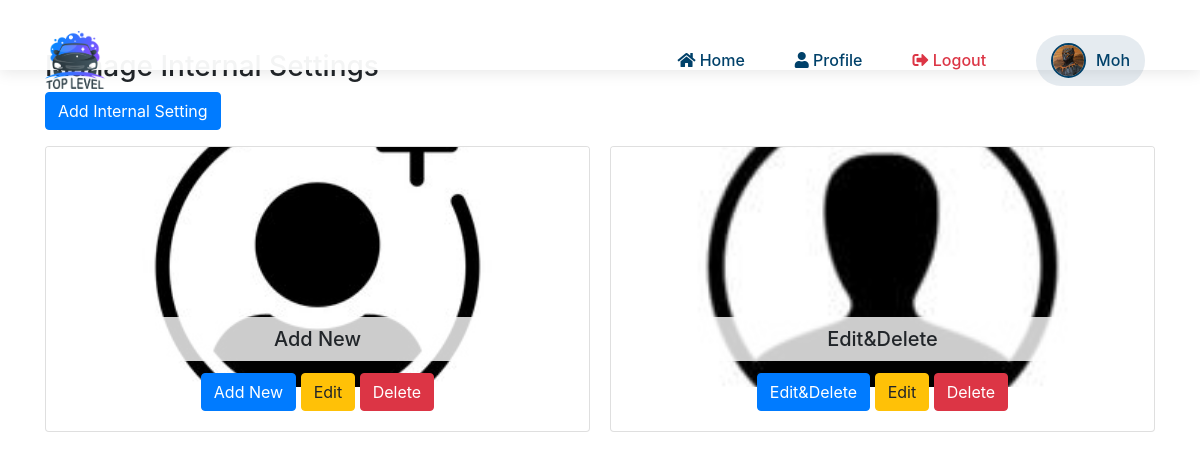
Screenshot of /manage_internal_settings.php?external_id=2 (signed in) with the database file from the repository.
### tables this page shows
CREATE TABLE `internal_settings` (
  `id` int(11) NOT NULL,
  `external_id` int(11) NOT NULL,
  `name` varchar(255) NOT NULL,
  `link` varchar(255) NOT NULL,
  `image` varchar(255) NOT NULL
);

### manage_internal_settings.php (the view, shortened to what this page needs)
<?php
include('db.php');
$external_id = $_GET['external_id'];
$sql = "SELECT * FROM internal_settings WHERE external_id = ?";
$stmt = $conn->prepare($sql);
$stmt->bind_param("i", $external_id);
$stmt->execute();
$result = $stmt->get_result();
?>
<!DOCTYPE html>
<html lang="en">
<head>
    <link rel="stylesheet" href="https://stackpath.bootstrapcdn.com/bootstrap/4.5.2/css/bootstrap.min.css">
</head>
<body>
    <?php include 'nav.php'; ?>
    <div class="container">
        <h3>Manage Internal Settings</h3>
        <a href="add_internal_setting.php?external_id=<?php echo $external_id; ?>" class="btn btn-primary mb-3">Add Internal Setting</a>
        <div class="card-container">
            <?php while ($setting = $result->fetch_assoc()): ?>
                <div class="card">
                    <img src="<?php echo htmlspecialchars($setting['image']); ?>" alt="<?php echo htmlspecialchars($setting['name']); ?>">
                    <div class="card-body text-center">
                        <h5 class="card-title"><?php echo htmlspecialchars($setting['name']); ?></h5>
                        <a href="<?php echo htmlspecialchars($setting['link']); ?>" class="btn btn-primary"><?php echo htmlspecialchars($setting['name']); ?></a>
                        <a href="edit_internal_setting.php?id=<?php echo $setting['id']; ?>&external_id=<?php echo $external_id; ?>" class="btn btn-warning">Edit</a>
                        <a href="delete_internal_setting.php?id=<?php echo $setting['id']; ?>&external_id=<?php echo $external_id; ?>" class="btn btn-danger" onclick="return confirm('Are you sure you want to delete this setting?')">Delete</a>
                    </div>
                </div>
            <?php endwhile; ?>
        </div>
    </div>
</body>
</html>

### manage_internal_settings.php (style rules this page uses)
body { font-family: 'Poppins', sans-serif; background-color: #f4f4f4; }
.container { margin-top: 50px; }
.card-container { display: flex; flex-wrap: wrap; gap: 20px; }
.card { flex: 1 1 200px; margin-bottom: 20px; position: relative; overflow: hidden; }
.card img { width: 100%; height: 240px; object-fit: cover; position: absolute; top: 0; left: 0; z-index: 0; opacity: 1; }
.card-body { position: relative; z-index: 1; }
.card-title { margin-top: 150px; background: rgba(255, 255, 255, 0.8); padding: 10px; border-radius: 5px; }

### rows the page displays
internal_settings: image (picture), name "Add New"
internal_settings: image (picture), name "Edit&Delete"

### other values shown
$employee_name "Moh"
